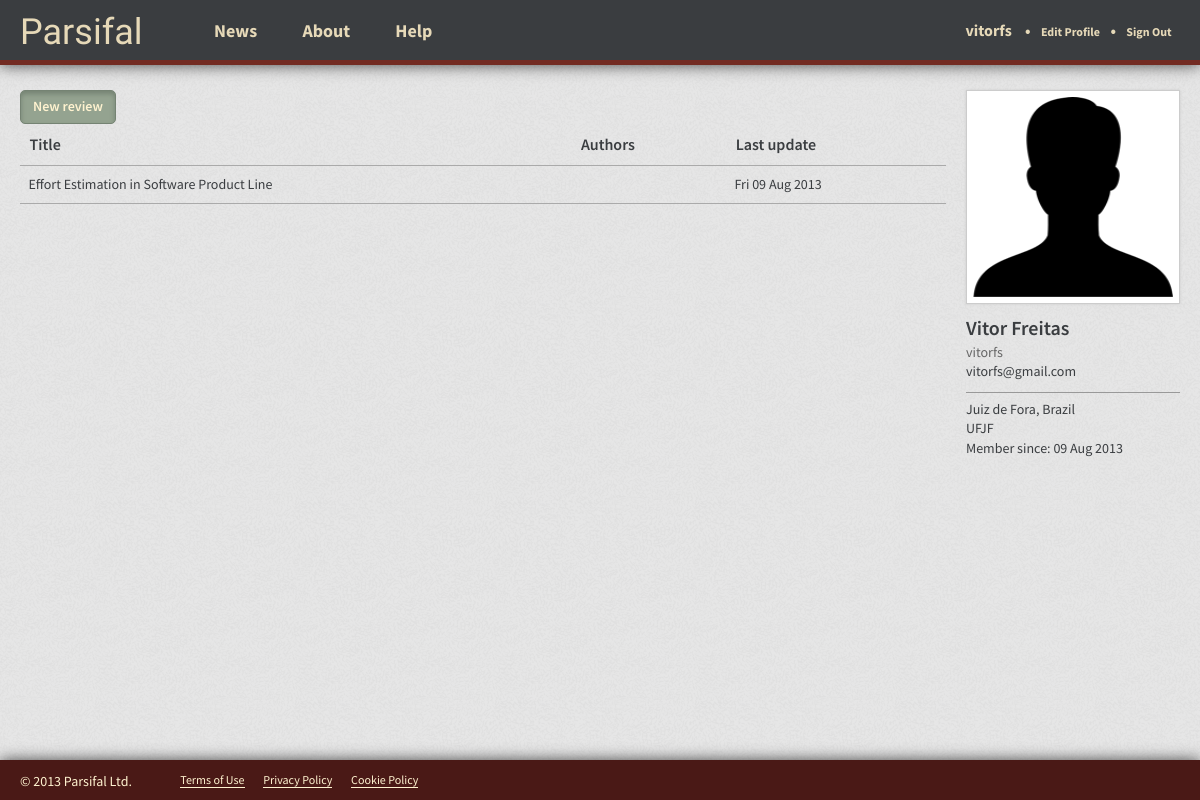
/vitorfs/ (signed in), run on an earlier commit of the app's database.
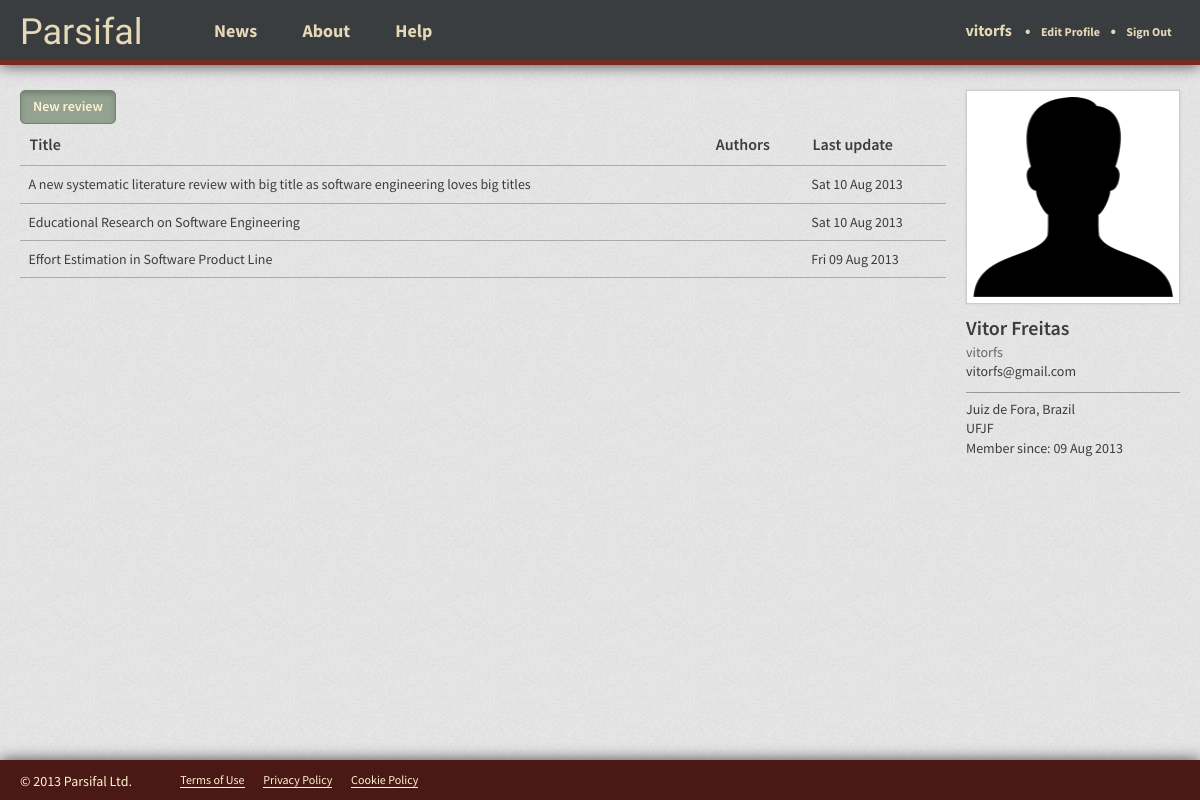
And on a later commit of the database.
### reviews/models.py (models this page shows, shortened)
class Review(models.Model):
  short_name = models.CharField(max_length=50)
  title = models.CharField(max_length=200)
  description = models.CharField(max_length=500)
  user = models.ForeignKey(User)
  create_date = models.DateTimeField(auto_now_add=True, blank=True)
  last_update = models.DateTimeField()
  co_authors = models.ManyToManyField(User, related_name="co+")
  class Meta:
      verbose_name = "Review"
      verbose_name_plural = "Reviews"

### reviews/views.py (the view)
@login_required
def reviews(request, username):
  context = RequestContext(request)
  user = get_object_or_404(User, username=username)
  user_reviews = Review.objects.filter(user__id=user.id).order_by('-last_update',)
  context = RequestContext(request, {'user_reviews': user_reviews, 'page_user': user})
  return render_to_response('reviews/reviews.html', context)

### reviews/templates/reviews/reviews.html (shortened to what this page needs)
{% extends 'base_app.html' %}
{% block head_extra %}
  <link href="{{ STATIC_URL }}css/reviews.css" rel="stylesheet" media="screen">
{% endblock head_extra %}
{% block content %}
  <div class="clearfix">
    <div class="reviews">
      {% if user.username == page_user.username %}
        <a href="/reviews/new/" class="btn btn-success">New review</a>
      {% else %}
        <button type="button" class="btn">Follow {{ page_user.username }}</button>
      {% endif %}
      {% if user_reviews %}
        <table class="table">
          <thead>
            <tr>
              <th>Title</th>
              <th>Authors</th>
              <th>Last update</th>
            </tr>
          </thead>
          <tbody>
            {% for review in user_reviews %}
              <tr onclick="document.location.href='/{{ page_user.username }}/{{ review.short_name }}/';">
                <td>{{ review.title }}</td>
                <td>{{ review.user__first_name }}</td>
                <td>{{ review.last_update|date:"D d M Y" }}</td>
              </tr>
            {% endfor %}
          </tbody>
        </table>
      {% endif %}
    </div>
    <div class="profile">
      <div class="picture">
        <img src="{{ STATIC_URL }}img/user.png" width="200px" height="200px">
      </div>
      <ul>
        <li class="full-name">{{ page_user.get_full_name }}</li>
        <li class="username">{{ page_user.username }}</li>
        <li>{{ page_user.email }}</li>
        <li class="divider"></li>
        <li>Juiz de Fora, Brazil</li>
        <li>UFJF</li>
        <li>Member since: {{ page_user.date_joined|date:"d M Y" }}</li>
      </ul>
    </div>
  </div>
{% endblock content %}

### templates/base_app.html (shortened to what this page needs)
<!DOCTYPE html>
<html>
<head>
  <link href="{{ STATIC_URL }}css/style_app.css" rel="stylesheet" media="screen">
  {% block head_extra %}
  {% endblock head_extra %}
</head>
<body>
  <header class="wrapper">
    <h1><a href="/">Parsifal</a></h1>
    <nav class="menu">
      <a href="#">News</a>
      <a href="#">About</a>
      <a href="#">Help</a>
    </nav>
    {% if user.is_authenticated %}
      <nav class="signedin">
        <a href="/{{ user.username }}/" class="user">{{ user.username }}</a>
        <span class="bullet">&bull;</span>
        <a href="/{{ user.username }}/edit/">Edit Profile</a>
        <span class="bullet">&bull;</span>
        <a href="/signout/">Sign Out</a>
      </nav>
    {% else %}
      <div class="signin">
        <a href="/signin/">Sign in</a>
      </div>
    {% endif %}
  </header>
  <section class="content wrapper">
    {% block content %}
    {% endblock content %}
    <div class="push"></div>
  </section>
  <footer class="wrapper">
    <p>© 2013 Parsifal Ltd.</p>
    <ul>
      <li><a href="#">Terms of Use</a></li>
      <li><a href="#">Privacy Policy</a></li>
      <li><a href="#">Cookie Policy</a></li>
    </ul>
  </footer>
</body>
</html>

### static/css/style_app.css (style rules this page uses)
* { -moz-box-sizing: border-box; -webkit-box-sizing: border-box; box-sizing: border-box; }
html, body { height: 100%; }
body { background: url("../img/ticks.png"); color: #3A3D40; font-family: "Source Sans Pro", Tahoma, Arial, sans-serif; font-weight: 400; font-size: 62.5%; }
header { background: #3A3D40; height: 65px; border-bottom: 5px solid #732B22; position: fixed; width: 100%; box-shadow: 0 0px 15px rgba(0, 0, 0, 0.7); }
header h1 { font-family: Playball, cursive; font-size: 3.6em; float: left; padding-top: .4em; font-weight: 400; margin: 0; }
header h1 a { color: #E6D9B8; text-decoration: none; }
header nav.menu { float: left; padding-top: 2.2em; padding-left: 5em; }
header nav.menu a { padding: 0 1.2em; color: #E6D9B8; text-decoration: none; font-size: 1.8em; font-weight: bold; }
header nav.signedin { padding-top: 2.2em; float: right; }
header nav.signedin span.bullet { color: #E6D9B8; font-size: 1.6em; font-weight: bold; }
header nav.signedin a { color: #E6D9B8; text-decoration: none; font-size: 1.2em; padding: 0 .7em; font-weight: bold; }
header nav.signedin a.user { font-size: 1.6em; }
.wrapper { width: 100%; padding: 0 20px; }
.content { padding: 90px 20px 20px; min-height: 100%; height: auto !important; height: 100%; margin: 0 auto -40px; }
footer { background-color: #4A1916; height: 40px; box-shadow: 0 0px 15px rgba(0, 0, 0, 0.7); }
footer p { padding-top: 1em; color: #FFF3D0; font-size: 1.4em; font-weight: 400; float: left; margin: 0; }
footer ul { float: left; padding-top: 1.4em; padding-left: 2em; }
footer ul li { display: inline; font-size: 1.2em; padding: 0 .7em; }
footer ul li a { color: #FFF3D0; border-bottom: 1px solid; }
.push { height: 40px; }
ul { margin-left: 20px; }
ul li { font-size: 1.4em; padding: .2em 0; list-style: square; }

### reviews/static/css/reviews.css (style rules this page uses)
.reviews { float: left; width: -moz-calc(100% - 234px); width: -webkit-calc(100% - 234px); width: calc(100% - 234px); }
.profile { width: 214px; margin-left: 20px; float: left; }
.profile .picture { width: 214px; height: 214px; background: #FFF; border: 1px solid #CCC; margin: 0 auto; padding: 6px; box-shadow: 0 0 3px #CCC; }
.profile ul { margin: 1em 0 0 0; }
.profile ul li { font-size: 1.4em; padding: .2em 0; list-style: none; }
.profile .full-name { font-size: 2em; font-weight: 600; }
.profile .username { color: #666; }
.profile ul li.divider { border-bottom: 1px solid #999; margin: .4em 0; }

### static/css/clearfix.css (style rules this page uses)
.clearfix:before, .clearfix:after { content: ""; display: table; }
.clearfix:after { clear: both; }
.clearfix { zoom: 1; }

### static/css/button.css (style rules this page uses)
.btn { border: 1px solid #516465; border-radius: 5px; cursor: pointer; background-color: #728A8B; color: #FFF3D0; font-size: 14px; padding: 6px 12px; box-shadow: 0px 3px 5px 0px #516465 inset; display: inline-block; margin-bottom: 0; font-weight: 600; line-height: 1.4em; }
.btn-success { border-color: #758373; background-color: #94A390; box-shadow: 0px 3px 5px 0px #758373 inset; }

### static/css/table.css (style rules this page uses)
.table { width: 100%; border-collapse: collapse; border-spacing: 0; }
.table td, .table th { font-size: 1.4em; padding: .8em .6em; text-align: left; }
.table thead tr th { font-size: 1.6em; font-weight: 600; }
.table tr { border-bottom: 1px solid #AAA; }

### static/css/typography.css (style rules this page uses)
h1, h2, h3, h4, h5, h6 { font-weight: 600; }
h1 { font-size: 2.5em; margin-bottom: .5em; }
a { color: #55899B; text-decoration: none; }
p { font-size: 1.4em; margin-bottom: .7em; }

What changed in the data, as far as the page shows it:
added Review: title "A new systematic literature review with big title as software engineering loves big titles", last_update "Sat 10 Aug 2013"
added Review: title "Educational Research on Software Engineering", last_update "Sat 10 Aug 2013"
